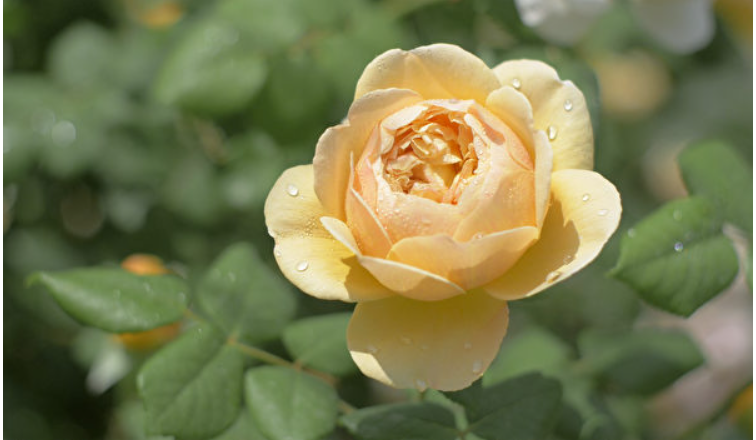
#> input picture 验证码处理/rose.png, 756 x 440 px
$ python '创建图片.py'
#> lines starting #> are read from the running program, lines starting #| are printed output that depends on the picture
from PIL import Image
'''
#创建图片
Img = Image.new('RGB',(400,400),(255,155,0))

#保存图片
Img.save('red.png')
'''

'''
#读取图片
img = Image.open('red.png')
#img.show()

#裁剪图片
img = Image.open('rose.png')
sepal = img.crop((250,40,650,400)) #左上角坐标以及右下角坐标
bg = Image.open('red.png')
bg.paste(sepal,(0,0)) #把裁剪出的图片粘贴到橙色背景上
bg.show()

R,G,B = bg.split()
print(R,G,B)'''

#模式转换
img = Image.open('rose.png')
#> img is the input picture: PIL image 756x440 RGBA; mean R, G, B, A 119, 122, 78.7, 255
img2 = img.convert('L')
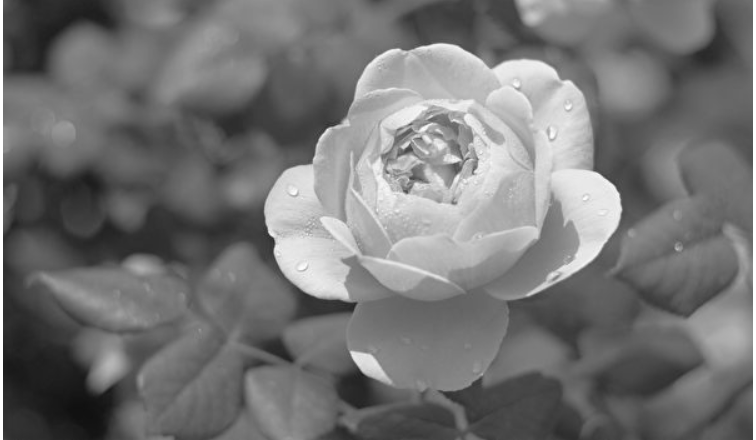
#> img2: PIL image 756x440 L; min 16, max 255, mean 116.2
#img.show()

#获取每个像素点的RGB值
# print(list(img.getdata()))
#获取指定像素点
print(img.getpixel((10,10)))
#| (61, 83, 33, 255)
